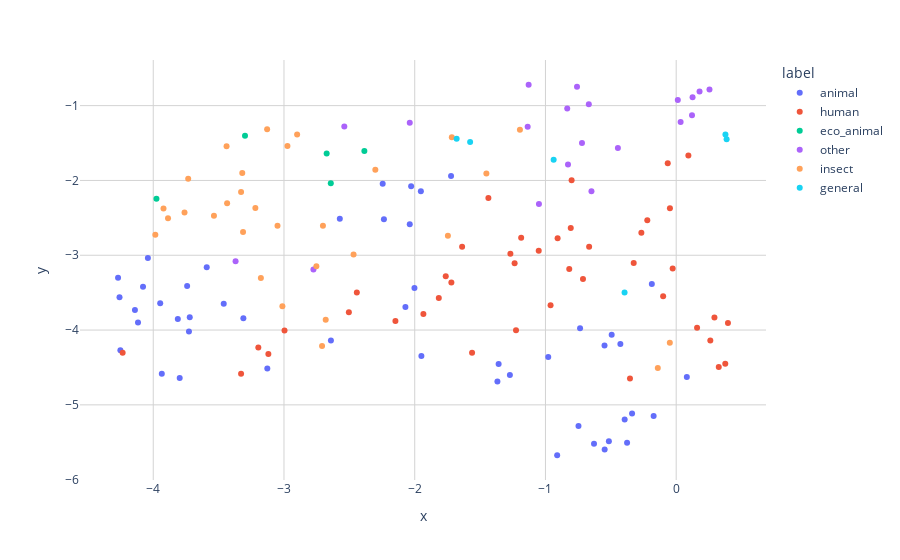

The code cell stored with this chart in its notebook:
### Code cell
# try interactive plot with plotly from scratch
fig = px.scatter(embedding_df, x='x', y='y', color='label', 
                 hover_data={'x': False, 'y': False, 'pmid': True,'title': True}) #hover_name='pmid', 
fig.update_layout({'plot_bgcolor': 'white', 'paper_bgcolor': 'white'})
fig.update_xaxes(showgrid=True, zeroline=False, gridcolor='lightgrey')
fig.update_yaxes(showgrid=True, zeroline=False, gridcolor='lightgrey')
fig.show()
#fig.show(renderer="browser")

### Figure 1 — Plotly figure (JSON) as saved in the notebook; plotly's stock layout.template omitted (floating-point values rounded to 4 significant figures)
{"data": [{"customdata": [[10234476, "Pesticide induced changes of nitric oxide synthase..."], [19934164, "Time-course, dose-response, and age comparative se..."], [22393406, "Nicotine-like effects of the neonicotinoid insecti..."], [26513508, "A critical review of neonicotinoid insecticides fo..."], [27375407, "In utero and Lactational Exposure to Acetamiprid I..."], [28385489, "Developmental neurotoxicity of different pesticide..."], [28395332, "Acetamiprid inhibits testosterone synthesis by aff..."], [28980111, "Neuroprotective effects of curcumin against acetam..."], [29091792, "Single and joint toxicity assessment of four curre..."], [29151145, "Pendimethalin induces oxidative stress, DNA damage..."], [29374591, "In vitro genotoxicity assessment of dinitroaniline..."], [30047162, "Neurodevelopmental toxicity in the mouse neocortex..."], [30459330, "Pendimethalin-induced oxidative stress, DNA damage..."], [31891846, "Neonicotinoid insecticides exposure cause amino ac..."], [31916150, "Protective effects of melatonin and vitamin E in a..."], [33485224, "Assessment of the in vivo genotoxicity of pendimet..."], [34280841, "Cardiac toxicity assessment of pendimethalin in ze..."], [34738321, "Benchmark dose and the adverse effects of exposure..."], [34813896, "Assessing sub-lethal effects of the dinitroaniline..."], [35229877, "Zebrafish embryo neonicotinoid developmental neuro..."], [36858584, "Neurotoxicity and behavioral disorders induced in ..."], [36858607, "Developmental stage-specific exposure and neurotox..."], [37149154, "Developmental exposure of zebrafish to neonicotino..."], [37350525, "Neuroprotective potential of berberine against ace..."], [37505564, "Screening of Toxic Effects of Neonicotinoid Insect..."], [37544714, "Transgenerational effects of developmental neuroto..."], [38108941, "Hesperidin counteracts chlorpyrifos-induced neurot..."], [38239268, "Bupropion and varenicline administration reversed ..."], [38347791, "Neuroprotective Effects of Curcumin against Chroni..."], [38581179, "Decreases in the number of microglia and neural ci..."], [38599286, "Effects of acute insecticide exposure on neuronal ..."], [38815349, "Fluoxetine attenuates chlorpyrifos-induced neurona..."], [38818490, "The potential neuroprotective of luteolin against ..."], [38896196, "Exploring Astrocytes Involvement and Glutamate Ind..."], [39002876, "Increased spontaneous activity and progressive sup..."], [39058097, "Role of IRE1α/XBP1/CHOP/NLRP3 Signalling Pathway i..."], [39061856, "Sesamin Exerts an Antioxidative Effect by Activati..."], [39075981, "Effect of chlorpyrifos on cypermethrin-induced dop..."], [39106915, "Neurodevelopmental changes in Drosophila melanogas..."], [39162819, "Effects of chronic insecticide exposure on neurona..."], [39185675, "Sensitivity Variations in Developmental Toxicity o..."], [39189176, "Berberine Attenuates Acetamiprid Exposure-Induced ..."], [39197517, "Neuroprotective effect of diosmin against chlorpyr..."], [39251036, "Imidacloprid unique and repeated treatment produce..."], [39356435, "Lysosomal disruption, mitochondrial impairment, hi..."], [39359636, "Cocktail effects of clothianidin and imidacloprid ..."], [39415959, "Neonicotinoid pesticides: evidence of developmenta..."], [7783251, "A multidisciplinary approach to toxicological scre..."]], "hovertemplate": "label=animal<br>pmid=%{customdata[0]}<br>title=%{customdata[1]}<extra></extra>", "legendgroup": "animal", "marker": {"color": "#636efa", "symbol": "circle"}, "mode": "markers", "name": "animal", "orientation": "v", "showlegend": true, "type": "scatter", "x": [-0.9787, -1.358, 0.08132, -0.4271, -0.3942, -0.5483, -3.461, -3.727, -2.245, -2.071, -2.002, -0.3375, -3.741, -2.641, -4.14, -2.038, -2.573, -3.591, -2.236, -1.953, -0.5149, -0.6287, -0.3757, -3.812, -0.1863, -0.5472, -4.078, -0.1726, -4.269, -0.7474, -1.272, -4.117, -3.947, -3.935, -0.9105, -4.251, -1.949, -4.041, -3.798, -1.367, -2.027, -3.721, -4.258, -3.127, -3.311, -1.722, -0.4935, -0.7354], "xaxis": "x", "y": [-4.36, -4.453, -4.628, -4.186, -5.197, -4.205, -3.648, -4.02, -2.043, -3.693, -3.438, -5.115, -3.412, -4.14, -3.734, -2.585, -2.514, -3.16, -2.519, -2.144, -5.485, -5.52, -5.505, -3.852, -3.386, -5.597, -3.421, -5.149, -3.301, -5.282, -4.601, -3.899, -3.64, -4.583, -5.674, -4.27, -4.348, -3.037, -4.642, -4.688, -2.077, -3.829, -3.563, -4.514, -3.843, -1.942, -4.064, -3.978], "yaxis": "y"}, {"customdata": [[10369463, "Minor structural changes in nicotinoid insecticide..."], [10583056, "Evidence for double resistance to permethrin and m..."], [15496540, "Pesticides and lung cancer risk in the agricultura..."], [16452832, "Pendimethalin exposure and cancer incidence among ..."], [26535579, "Relationship between Urinary N-Desmethyl-Acetamipr..."], [27365127, "Exploring the Transition of Human α-Synuclein from..."], [27384818, "Occupational Exposure to Pesticides and the Incide..."], [29168786, "Effects of Commonly Used Pesticides in China on th..."], [29591886, "Investigation of the genotoxic and cytotoxic effec..."], [3037439, "Delayed neurotoxicity after ingestion of carbamate..."], [3083676, "Subacute neurotoxicity following long-term exposur..."], [31935421, "Trophoblast toxicity of the neonicotinoid insectic..."], [32443284, "Does pendimethalin develop in pancreatic cancer in..."], [32454683, "The Apoptotic and Anti-apoptotic Effects of Pendim..."], [32738377, "Assessing the combined toxicity effects of three n..."], [32816635, "Pesticide exposure and risk of cardiovascular dise..."], [33706242, "Pendimethalin induces apoptosis in testicular cell..."], [33778899, "Functional alterations by a subgroup of neonicotin..."], [34029839, "Association between pesticide exposure and colorec..."], [34351280, "Associations of neonicotinoids with insulin and gl..."], [34562505, "Pesticides applied to crops and amyotrophic latera..."], [34571697, "Cellular Stress Pathways Are Linked to Acetamiprid..."], [35106090, "Statement on the active substance acetamiprid...."], [35781001, "Different cellular mechanism of imidacloprid and a..."], [35985363, "Pendimethalin induces apoptotic cell death through..."], [37180892, "Neurocytotoxicity of imidacloprid- and acetamiprid..."], [37229902, "Urinary neonicotinoid insecticides and adiposity m..."], [37336441, "Maternal exposure to neonicotinoid insecticides an..."], [37352268, "Comparative efficacy of chemical and botanical ped..."], [37598846, "Pesticides as a potential independent childhood le..."], [38091671, "Effects of cylindrospermopsin, chlorpyrifos and th..."], [38145670, "Urinary biomarkers of exposure to organophosphate,..."], [38376791, "Molecular Docking Analysis at the Human α7-nAChR a..."], [38404712, "Investigating open access new approach methods (NA..."], [38799264, "Associations between neonicotinoids and liver func..."], [39074847, "Berberine chloride loaded nano-PEGylated liposomes..."], [39093779, "Oculomotor nerve palsy caused by imidacloprid at i..."], [39114363, "Treatment of an accident of imidacloprid poisoning..."], [39120325, "Neonicotinoid Pesticides Affect Developing Neurons..."], [39128528, "Imidacloprid affects human cells through mitochond..."], [39251113, "Chlorpyrifos-oxon induced neuronal cell death via ..."], [39399211, "Cytotoxicity induced by three commercial neonicoti..."]], "hovertemplate": "label=human<br>pmid=%{customdata[0]}<br>title=%{customdata[1]}<extra></extra>", "legendgroup": "human", "marker": {"color": "#EF553B", "symbol": "circle"}, "mode": "markers", "name": "human", "orientation": "v", "showlegend": true, "type": "scatter", "x": [0.3753, 0.09324, -1.186, -1.268, -0.2664, -1.637, -1.052, -1.763, -0.713, -1.225, -0.9609, -3.119, -1.816, -1.72, -1.436, -0.9071, -2.148, 0.261, -0.8066, -0.04793, -1.236, -3.196, -0.325, -2.996, -1.934, 0.2924, -0.02699, -0.09979, -0.06468, -0.8001, 0.1597, -0.2211, 0.3255, -1.561, -2.504, -4.234, -0.818, -0.666, -0.3535, -2.443, -3.328, 0.3958], "xaxis": "x", "y": [-4.449, -1.666, -2.767, -2.981, -2.698, -2.885, -2.941, -3.282, -3.318, -4.001, -3.668, -4.32, -3.57, -3.363, -2.235, -2.772, -3.878, -4.14, -2.635, -2.373, -3.106, -4.234, -3.104, -4.005, -3.784, -3.833, -3.176, -3.548, -1.77, -1.996, -3.969, -2.533, -4.495, -4.303, -3.763, -4.302, -3.184, -2.885, -4.647, -3.498, -4.583, -3.906], "yaxis": "y"}, {"customdata": [[16704049, "Dose-additive inhibition of chinook salmon acetylc..."], [33288284, "Acute neurotoxicity evaluation of two anticholines..."], [33639551, "Acute toxicity, accumulation and sublethal effects..."], [36922956, "The Probiotic <i>Lactobacillus sakei</i> Subsp. <i..."], [39218340, "Sex-specific effects of low-dose of acetamiprid on..."]], "hovertemplate": "label=eco_animal<br>pmid=%{customdata[0]}<br>title=%{customdata[1]}<extra></extra>", "legendgroup": "eco_animal", "marker": {"color": "#00cc96", "symbol": "circle"}, "mode": "markers", "name": "eco_animal", "orientation": "v", "showlegend": true, "type": "scatter", "x": [-2.642, -2.674, -2.385, -3.975, -3.298], "xaxis": "x", "y": [-2.039, -1.641, -1.606, -2.245, -1.402], "yaxis": "y"}, {"customdata": [[19248625, "[The effect of pesticide acetamiprid on biochemica..."], [35037685, "MFI, BEA and FAU zeolite scavenging role in neonic..."], [38875860, "Combined stress of an insecticide and heatwaves or..."], [38879021, "Temporal and spatial trends of imidacloprid-relate..."], [38879316, "Effects of imidacloprid combined with validamycin ..."], [38879340, "microRNA-3037 targeting CYP6CY2 confers imidaclopr..."], [38950739, "Heterologous expression and characterization of tw..."], [38986308, "ZIF-8-wrapped AgNPs modified with β-cyclodextrin f..."], [39034816, "New piperidinium surfactants with carbamate fragme..."], [39053111, "A colloidal gold immunochromatographic method for ..."], [39059637, "Photocatalytic removals of imidacloprid insecticid..."], [39064940, "Evaluating the Safety of Imidacloprid FS Seed Trea..."], [39088303, "Overexpression of <i>SmUGGT1</i> Confers Imidaclop..."], [39181260, "A tiny sample rapid visual detection technology fo..."], [39182229, "Examining imidacloprid behaviorally resistant hous..."], [39195720, "Characterization of Neonicotinoid Metabolites by C..."], [39224274, "Eco-friendly and sustainable approaches against ap..."], [39317252, "Occurrence and distribution of neonicotinoids and ..."], [39393250, "Cross-resistance patterns in field strains of the ..."], [39419870, "An overview on the fate and behavior of imidaclopr..."]], "hovertemplate": "label=other<br>pmid=%{customdata[0]}<br>title=%{customdata[1]}<extra></extra>", "legendgroup": "other", "marker": {"color": "#ab63fa", "symbol": "circle"}, "mode": "markers", "name": "other", "orientation": "v", "showlegend": true, "type": "scatter", "x": [-3.37, -2.038, -1.136, -0.8276, 0.01239, 0.1252, -2.775, -1.129, -0.4459, -0.6684, -2.539, -0.8335, 0.1785, 0.2546, 0.03372, -1.05, -0.7587, -0.6481, 0.1209, -0.7207], "xaxis": "x", "y": [-3.081, -1.229, -1.282, -1.786, -0.9245, -0.887, -3.191, -0.7208, -1.565, -0.9831, -1.28, -1.037, -0.81, -0.783, -1.22, -2.317, -0.7459, -2.146, -1.129, -1.5], "yaxis": "y"}, {"customdata": [[22361216, "Effect of chronic exposure to pendimethalin on the..."], [24183287, "Effects of in vivo chronic exposure to pendimethal..."], [24293324, "Physiological and oxidative stress biomarkers in t..."], [26990785, "Molecular Effects of Neonicotinoids in Honey Bees ..."], [29933130, "Evaluation of acetamiprid-induced genotoxic and ox..."], [29982916, "Antioxidant activities of Moringa oleifera leaf ex..."], [30025381, "Transchem project - Part II: Transgenerational eff..."], [30419375, "Study on neurotoxicity of dinotefuran, thiamethoxa..."], [31266377, "Comparative acute toxicity of two phytosanitary mo..."], [32396780, "Joint toxicity of two phytosanitary molecules, lam..."], [32515618, "Evaluation of genotoxicity induced by herbicide pe..."], [33268085, "Chronic effects of a binary insecticide Acer 35 EC..."], [33641563, "Tissue-specific toxicity of clothianidin on rainbo..."], [34537335, "Potential role of dietary chitosan nanoparticles a..."], [35278537, "Dinitroaniline herbicide pendimethalin affects dev..."], [35528506, "Clinicohematological, Mutagenic, and Oxidative Str..."], [36207421, "Combined transcriptome and metabolite profiling an..."], [36704964, "Comparative assessment of acute toxicity and histo..."], [36827829, "Characteristics of tissue distribution, metabolism..."], [37356513, "Individual and interactive biochemical profile dam..."], [37591395, "Chemical occurrence of pesticides and transformati..."], [38896413, "Environmental presence and toxicological outcomes ..."], [38942275, "Effects of the insecticide imidacloprid on aquatic..."], [38980489, "Changes in the proteome of Apis mellifera acutely ..."], [39033793, "The toxicity effects of imidacloprid and chlorpyri..."], [39136649, "Sublethal Imidacloprid Administration to Honey Bee..."], [39249498, "Physiological and gene expression responses of Pro..."], [39361120, "Toxic Effects of Imidacloprid, Copper Sulfate, and..."], [39368615, "Bioaccumulation, transformation and toxicity of im..."], [39402966, "Toxicity of pesticide cocktails in amphibian larva..."]], "hovertemplate": "label=insect<br>pmid=%{customdata[0]}<br>title=%{customdata[1]}<extra></extra>", "legendgroup": "insect", "marker": {"color": "#FFA15A", "symbol": "circle"}, "mode": "markers", "name": "insect", "orientation": "v", "showlegend": true, "type": "scatter", "x": [-3.328, -3.435, -3.536, -0.04881, -3.177, -3.887, -3.219, -0.1408, -3.129, -2.899, -3.049, -3.439, -3.319, -3.922, -2.702, -3.761, -2.681, -2.974, -1.452, -3.313, -1.716, -1.746, -1.195, -3.012, -3.984, -2.468, -2.752, -3.733, -2.709, -2.301], "xaxis": "x", "y": [-2.155, -2.306, -2.471, -4.168, -3.305, -2.505, -2.369, -4.508, -1.316, -1.385, -2.604, -1.542, -1.902, -2.375, -2.606, -2.428, -3.861, -1.539, -1.907, -2.69, -1.421, -2.74, -1.321, -3.683, -2.726, -2.99, -3.148, -1.977, -4.213, -1.856], "yaxis": "y"}, {"customdata": [[23423954, "Cross-resistance to prosulfocarb and triallate in ..."], [32638493, "Loss of trifluralin metabolic resistance in Lolium..."], [34699920, "Distribution of pesticides and some of their trans..."], [34916546, "Direct pesticide exposure of insects in nature con..."], [36202272, "Unravelling the occurrence of trace contaminants i..."], [38470098, "Non-acute exposure of neonicotinoids, health risk ..."]], "hovertemplate": "label=general<br>pmid=%{customdata[0]}<br>title=%{customdata[1]}<extra></extra>", "legendgroup": "general", "marker": {"color": "#19d3f3", "symbol": "circle"}, "mode": "markers", "name": "general", "orientation": "v", "showlegend": true, "type": "scatter", "x": [0.3857, 0.3766, -1.679, -0.9373, -1.576, -0.395], "xaxis": "x", "y": [-1.448, -1.386, -1.441, -1.723, -1.487, -3.497], "yaxis": "y"}], "layout": {"legend": {"title": {"text": "label"}, "tracegroupgap": 0}, "margin": {"t": 60}, "paper_bgcolor": "white", "plot_bgcolor": "white", "xaxis": {"anchor": "y", "domain": [0, 1], "gridcolor": "lightgrey", "showgrid": true, "title": {"text": "x"}, "zeroline": false}, "yaxis": {"anchor": "x", "domain": [0, 1], "gridcolor": "lightgrey", "showgrid": true, "title": {"text": "y"}, "zeroline": false}}}
